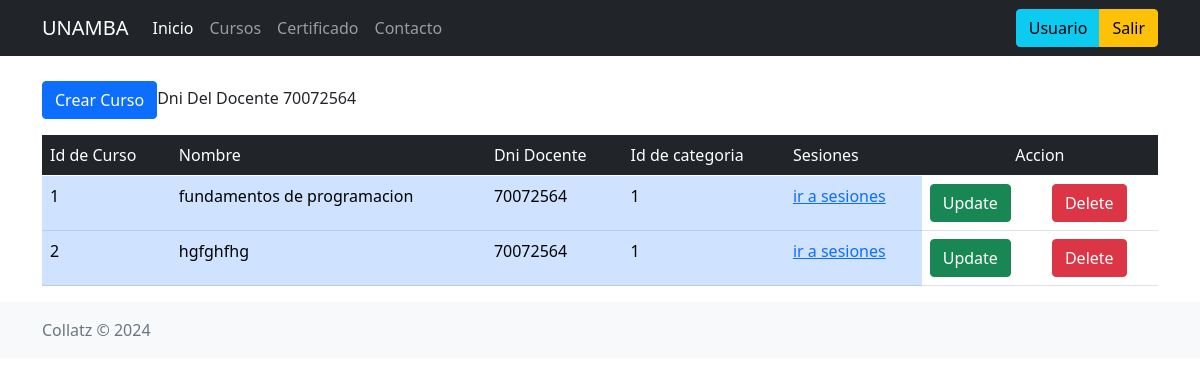
The page /cursos/70072564 on the database its author committed.
### app.py (models this page shows)
class Curso(db.Model):
	idCurso=db.Column(db.Integer, primary_key=True, autoincrement=True)
	nombre=db.Column(db.String(50), nullable=False)
	dniDocente=db.Column(db.Integer, db.ForeignKey('docente.dniDocente'))#docente hace refenrencia ala tabla que es creada por la clase Docente que por convencion su tabla esta en minisculas
	idCategoria=db.Column(db.Integer, db.ForeignKey('categoria.idCategoria'))
	sesiones=db.relationship('Sesion', backref='curso', lazy=True)

### app.py (the view)
@app.route("/cursos/<int:dni>", methods=["GET"])
def listar_curso(dni):
	dniB=dni
	curQuery = Curso.query.filter_by(dniDocente=dniB).all()
	print(curQuery)
	categoria = Categoria.query.all()
	print(categoria)
	if curQuery is None:
		"No exite Cursos con este dni"
	return render_template("cursos.html", cursos=curQuery,dni=dniB,categoriaList=categoria)

### templates/cursos.html (shortened to what this page needs)
{% extends "base.html" %}
{% block content %}
    <div class="container-sm d-grid gap-3">
        <div><button type="button" class="btn btn-primary" data-bs-toggle="modal" data-bs-target="#crearCurso">Crear Curso</button><label>Dni Del Docente {{dni}}</label></div>
        {% if cursos is not none %}
            <table class="table">
                <thead class="table-dark">
                    <tr>
                        <td>Id de Curso</td>
                        <td>Nombre</td>
                        <td>Dni Docente</td>
                        <td>Id de categoria</td>
                        <td>Sesiones</td>
                        <td colspan="2" class="text-center">Accion</td>
                    </tr>
                </thead>
                <tbody>
                    {% for curso in cursos %}
                        <tr>
                            <td class="table-primary">{{ curso.idCurso }}</td>
                            <td class="table-primary">{{ curso.nombre }}</td>
                            <td class="table-primary">{{ curso.dniDocente }}</td>
                            <td class="table-primary">{{ curso.idCategoria }}</td>
                            <td class="table-primary"><a href="{{url_for('listar_seciones',idcurso=curso.idCurso)}}">ir a sesiones</a></td>
                            <td><button type="button" class="btn btn-success" data-bs-toggle="modal" data-bs-target="#update_curso_{{curso.idCurso}}">Update</button></td>
                            <td><button type="button" class="btn btn-danger" data-bs-toggle="modal" data-bs-target="#delete_curso_{{curso.idCurso}}">Delete</button></td>
                        </tr>
                    {% endfor %}
                </tbody>
            </table>
        {% endif %}
    </div>
{% endblock %}

### rows shown on the page
Curso: idCurso "1", nombre "fundamentos de programacion", dniDocente "70072564", idCategoria "1"
Curso: idCurso "2", nombre "hgfghfhg", dniDocente "70072564", idCategoria "1"

### other values the page prints
{{ dni }} "70072564"
